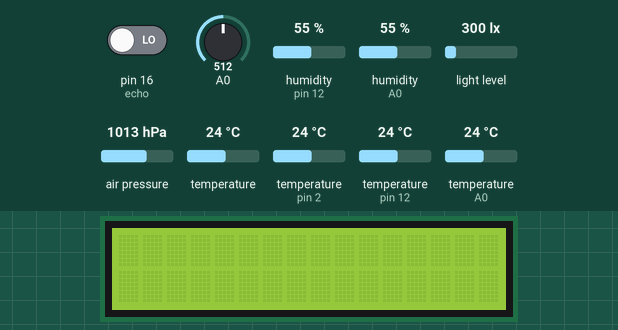
Bench run of a sketch on a simulated Arduino Uno, built with avr-gcc and run on an emulated ATmega328P. On the bench: 16×2 character LCD. The inputs (shaded band) are chosen by the test bench; at power-on: A0 = 512, pin 16 (echo) LOW, humidity (sensors on pin 12, A0) 55 %, light level 300 lx, air pressure 1013 hPa, temperature 24 °C, temperature (sensors on pin 2, pin 12, A0) 24 °C. What the sketch prints to the serial monitor is not drawn.

Above: at 1.2 s.
1.3 s: A0 set to 716
At 2.8 s:
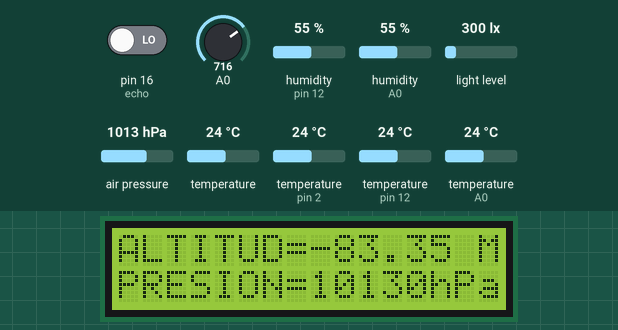
3.4 s: A0 set to 733
4.9 s: A0 set to 759
At 6.0 s:
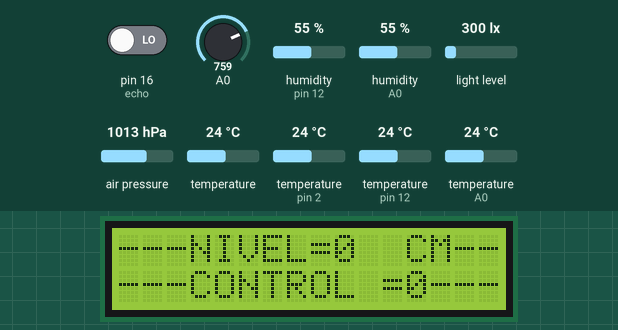
7.0 s: A0 set to 992
At 7.8 s:
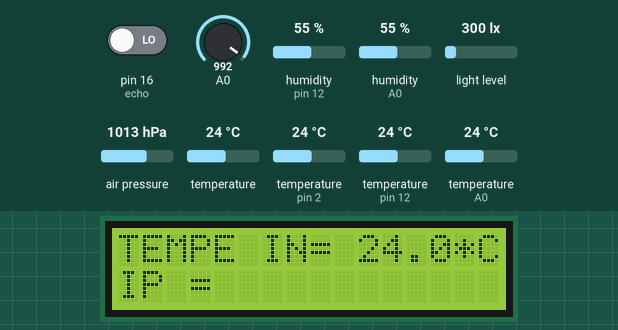
8.8 s: A0 set to 943
10.4 s: A0 set to 919
At 11.9 s:
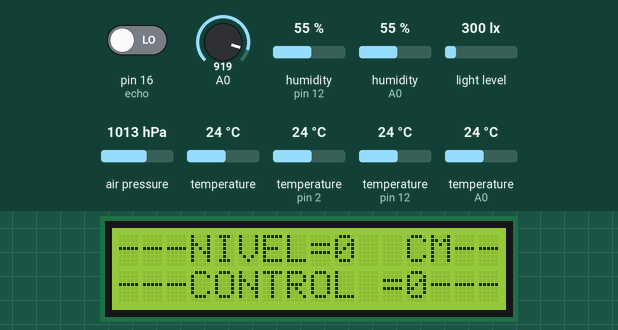
Timing chart, 0 to 13.4 s (numbered marks = the images above; inputs shaded):
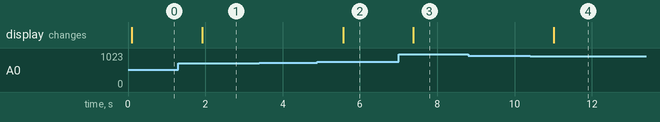

Measured:
- the behaviour switches between 744 and 745 on A0 (found by bisection; images 1 and 2)
- the behaviour switches between 930 and 929 on A0 (found by bisection; images 3 and 4)
- after the input at 1.3 s, the display: changes after 0.62 s (image 1)
- after the input at 3.4 s, every drawn part: stays the same
- after the input at 4.9 s, the display: changes after 0.66 s (image 2)
- after the input at 7.0 s, the display: changes after 0.37 s (image 3)
- after the input at 8.8 s, every drawn part: stays the same
- after the input at 10.4 s, the display: changes after 0.61 s (image 4)

The sketch:

Prueba_display.ino
```cpp
#include <LiquidCrystal_I2C.h>
LiquidCrystal_I2C lcd(0x27,16,2);
//--------Sensor de humedad y temperatura (DTH22)
#include <DHT.h>
#define HT1 12
#define HT2 14
#define DHTTYPE DHT22
DHT dht1 (HT1, DHTTYPE,11);
DHT dht2 (HT2, DHTTYPE,11);
//--------Sensor de iluminaciòn (TSL2561)
#include <Adafruit_Sensor.h>
#include <Adafruit_TSL2561_U.h>
Adafruit_TSL2561_Unified tsl = Adafruit_TSL2561_Unified(TSL2561_ADDR_FLOAT, 12345);
//--------Sensor de presion admosferica (BMP180)
#include <Adafruit_BMP085.h>
Adafruit_BMP085 bmp;
//--------Sensor de temperatura (DS18B20)
#include <OneWire.h>
#include <DallasTemperature.h>
OneWire ourWire(2);
DallasTemperature sensors(&ourWire);

//--------Sensor de nivel (HC-SR04)
const int triger = 10;
const int echo = 16;
//-------------Control ON/OFF----------------------
const int Rele= 13;
int ESR=0;
//------------Selector del display ----------
const int Pot= A0;
//----------Variables internas--------------
float t1,t2,Tp,h1,h2,Hp,Selec;
int d;
long esp;
void setup()
{

  Serial.begin(9600);
  delay(10);
  dht1.begin();
  dht2.begin();
  bmp.begin();
  sensors.begin();
  lcd.begin();
  lcd.backlight();
}

void loop()

{
 Desplegado_local();
  Serial.println(analogRead (A0));
  Serial.println(Selec);
}


void Desplegado_local()
{
                   float t1 = dht1.readTemperature();float t2 = dht2.readTemperature();float Tp=((t1+t2)*.5);
                   float h1 = dht1.readHumidity();float h2 = dht2.readHumidity();float Hp=((h1+h2)*0.5);
                   sensors.requestTemperatures();
                   float Tl= sensors.getTempCByIndex(0);
                   sensors_event_t event;tsl.getEvent(&event);
                   digitalWrite(triger, LOW);delayMicroseconds(20);digitalWrite(triger, HIGH);delayMicroseconds(20);digitalWrite(triger, LOW);esp = (pulseIn(echo, HIGH)/2); d = int(esp * 0.0343);
                   int Pot = analogRead (A0);
Selec=map(Pot,3,930,1,6);
  if (Selec == 1)
     {
  lcd.clear();
      lcd.clear();
      lcd.setCursor(0,0);
      lcd.print("-----KUBEET-----");
      lcd.setCursor(0,1);
      lcd.print("MODULO--AMBIENTE");
     }
  else if (Selec == 2)
     {
  lcd.clear();
      lcd.setCursor(0,0);
      lcd.print("HUMEDAD R=");
      lcd.setCursor(10,0);
      lcd.print(Hp);
      lcd.setCursor(15,0);
      lcd.print("%");
      lcd.setCursor(0,1);
      lcd.print("TEMPE AM=");
      lcd.setCursor(9,1);
      lcd.print(Tp);
      lcd.setCursor(14,1);
      lcd.print("*C");
     }
  else if (Selec == 3)
     {
  lcd.clear();
      lcd.setCursor(0,0);
      lcd.print("TEMPE LI=");
      lcd.setCursor(10,0);
      lcd.print(Tl);
      lcd.setCursor(14,0);
      lcd.print("*C");
      lcd.setCursor(0,1);
      lcd.print("CLARIDAD=");
      lcd.setCursor(9,1);
      lcd.print((event.light));
      lcd.setCursor(14,1);
      lcd.print("LM");
     }
  else if (Selec == 4)
     {
  lcd.clear();
      lcd.setCursor(0,0);
      lcd.print("ALTITUD=");
      lcd.setCursor(8,0);
      lcd.print((bmp.readAltitude(100305)));
      lcd.setCursor(15,0);
      lcd.print("M");
      lcd.setCursor(0,1);
      lcd.print("PRESION=");
      lcd.setCursor(8,1);
      lcd.print((bmp.readSealevelPressure()/10));
      lcd.setCursor(13,1);
      lcd.print("hPa");
     }
  else if (Selec == 5)
     {
  lcd.clear();
      lcd.setCursor(0,0);
      lcd.print("---NIVEL=");
      lcd.setCursor(9,0);
      lcd.print(d);
      lcd.setCursor(12,0);
      lcd.print("CM---");
      lcd.setCursor(0,1);
      lcd.print("---CONTROL =");
      lcd.setCursor(12,1);
      lcd.print(ESR);
      lcd.setCursor(13,1);
      lcd.print("---");
     }
  else if (Selec == 6)
     {
  lcd.clear();
      lcd.setCursor(0,0);
      lcd.print("TEMPE IN=");
      lcd.setCursor(10,0);
      lcd.print((bmp.readTemperature()));
      lcd.setCursor(14,0);
      lcd.print("*C");
      lcd.setCursor(0,1);
      lcd.print("IP =");
      lcd.setCursor(4,1);
     // lcd.print(WiFi.localIP());
     }
     else
      {
      lcd.clear();
      }
}
```
